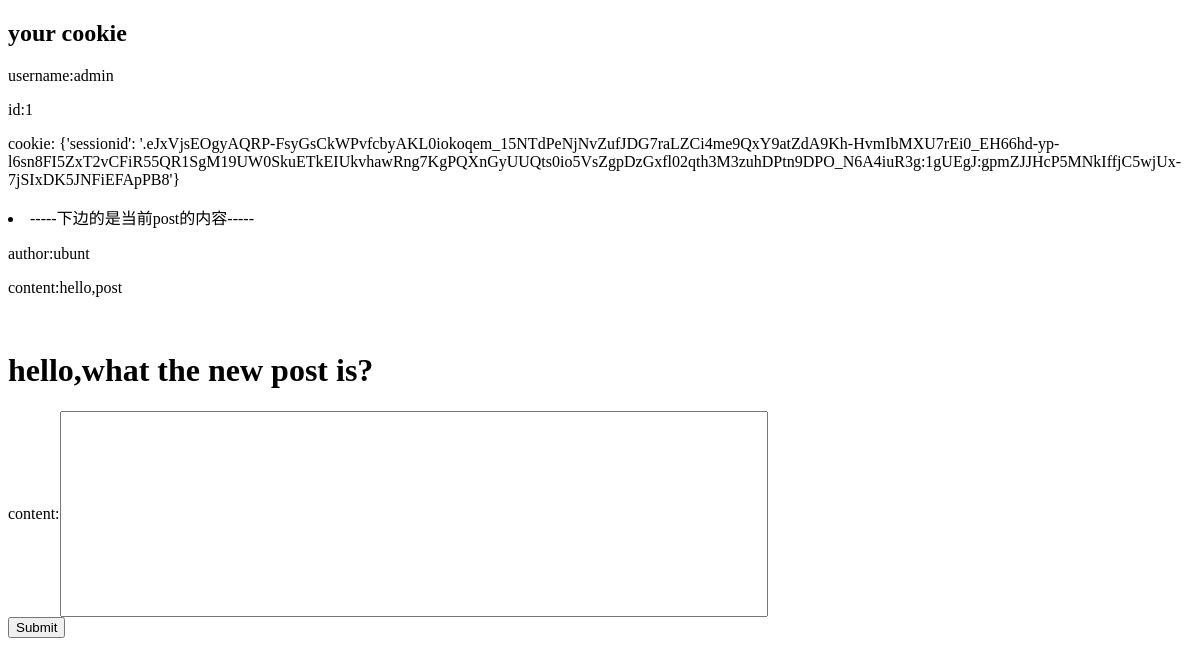
The page /comments/edit/1 (signed in) on the database as committed earlier.
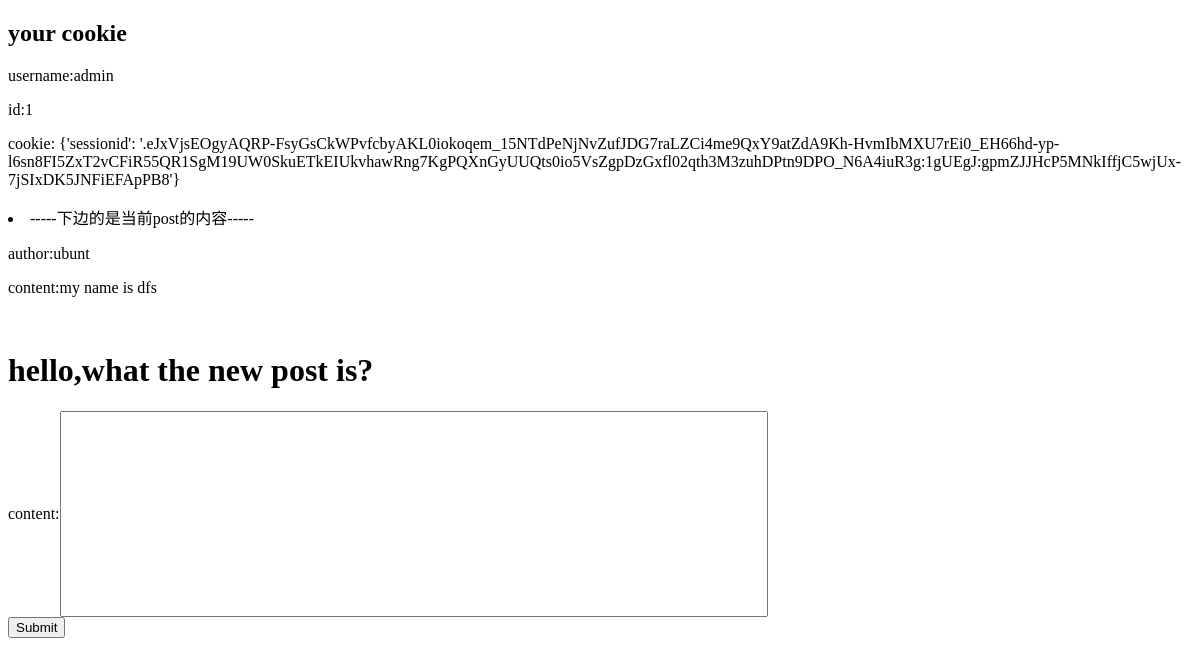
The same page on the database as committed later.
### comments/models.py (models this page shows)
class Post(models.Model):
    id = models.IntegerField(primary_key=True)
    body = models.TextField()
    author = models.ForeignKey('User', on_delete=models.CASCADE)  # 默认关联到User的主键

class User(models.Model):
    username = models.CharField(max_length=20)
    id = models.IntegerField(primary_key=True)

### comments/views.py (the view)
# urls.py: path('edit/<int:post_id>',views.edit,name='edit'),
def edit(request, post_id):
    post = get_object_or_404(Post, id=post_id)
    if request.session.get('user_id') == post.author.id:  # 如果文章是当前用户的
        if request.method == 'POST':
            form = PostForm(request.POST)
            if form.is_valid():
                post.body = form.cleaned_data['body']
                post.save()
        return render(request, 'edit_post.html', {'post': post})
    else:  # 文章不属于当前用户,显示没有权限修改
        return HttpResponse('Sorry,You have no the access to modify it!')

### News/templates/edit_post.html (shortened to what this page needs)
<!DOCTYPE html>
<html lang="en">
<head>
</head>
<body>
<div>
    {% block content %}
    <h2>your cookie</h2>
    <p> username:{{request.session.username}}</p>
    <p> id:{{request.session.user_id}}</p>
    <p>cookie: {{request.COOKIES}}</p>
</div>
<div>
        <li>-----下边的是当前post的内容-----
            <p>author:{{post.author.username}}</p>
            <p>content:{{post.body}}</p>
        </li>
        <br/>
</div>
<div>
    <h1>hello,what the new post is?</h1>
    {% block mainbody %}
    <form action="/News/edit/{{post.id}}" method="post">
        content:<input type="text" style="width:700px;height:200px;" name="body"/> <br/>
        <input type="submit" value="Submit"/>
    </form>
    {% endblock %}
</div>
{% endblock %}
</body>
</html>

Rows that differ between the two databases and show on the page:
changed Post "ubunt": body "hello,post" → "my name is dfs"
